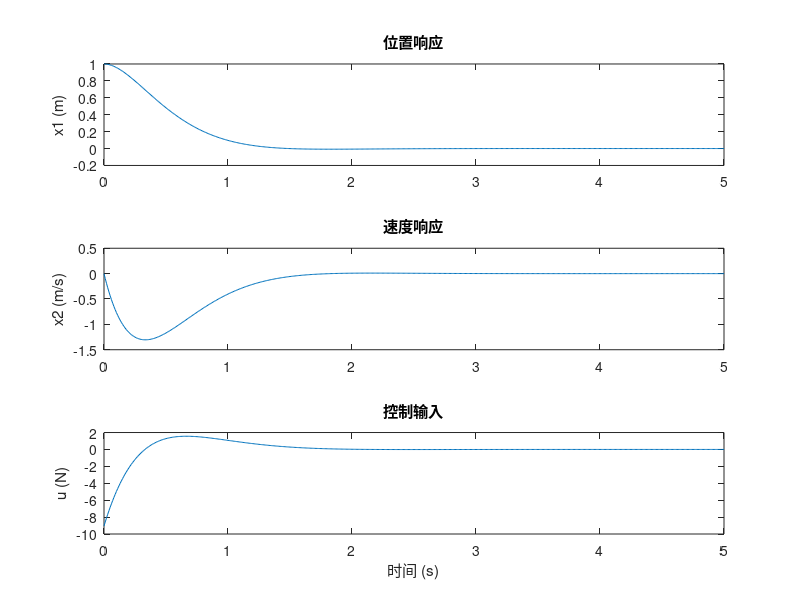

Write the MATLAB code that produced this figure. (Note: this script raises an error after producing the figure.)
%% 1 系统建模
% 物理参数定义
m = 1;   % 质量 (kg)
k = 1;   % 弹簧刚度 (N/m)
b = 0.5; % 阻尼系数 (N·s/m)

% 状态空间方程
A = [0 1; -k/m -b/m];  % 系统矩阵 [3](@ref)
B = [0; 1/m];           % 输入矩阵 [3](@ref)
C = eye(2);              % 输出矩阵（全状态观测）
D = 0;                  % 直接传递项
sys = ss(A, B, C, D);   % 构建状态空间模型

%% 2 权重矩阵设置
Q = diag([10, 1]);  % 状态权重：更重视位置误差[2](@ref)
R = 0.1;            % 控制输入权重：允许适度控制能耗[3](@ref)

%% 3 LQR反馈增益计算
[K, S, E] = lqr(A, B, Q, R);  % 求解LQR最优反馈矩阵[1,3](@ref)
fprintf('反馈矩阵 K = [%.4f, %.4f]\n', K(1), K(2));

%% 4 闭环系统仿真
% 构建闭环系统
A_closed = A - B*K;           % 闭环系统矩阵[3](@ref)
sys_closed = ss(A_closed, B, C, D);

% 初始条件与时间范围
x0 = [1; 0];                  % 初始位置1m，速度0m/s
t = 0:0.01:5;                 % 仿真时间5秒

% 仿真动态响应
[y, t, x] = initial(sys_closed, x0, t);
u = -K * x';                  % 计算控制输入序列

% 绘图
figure;
subplot(3,1,1); plot(t, x(:,1)); title('位置响应'); ylabel('x1 (m)');
subplot(3,1,2); plot(t, x(:,2)); title('速度响应'); ylabel('x2 (m/s)');
subplot(3,1,3); plot(t, u);     title('控制输入');  ylabel('u (N)'); xlabel('时间 (s)');

%% 5 结果验证
% 验证1：闭环系统稳定性
fprintf('闭环系统特征值实部：%.3f, %.3f\n', real(E(1)), real(E(2))); 
assert(all(real(E) < 0), '闭环系统不稳定！');

% 验证2：稳态误差分析
steady_state_error = abs(x(end,1)); 
fprintf('稳态位置误差：%.4f m\n', steady_state_error);
assert(steady_state_error < 0.05, '稳态误差超出阈值！');

% 验证3：控制能量计算
control_energy = trapz(t, u.^2); 
fprintf('控制能量消耗：%.3f J\n', control_energy);

%% 功能扩展
% 频域分析：绘制闭环系统Bode图
figure; bode(sys_closed); title('闭环系统频域特性');

% 数据导出：保存仿真结果供进一步分析
results = struct('time',t, 'position',x(:,1), 'control',u);
save('lqr_test_results.mat', 'results');